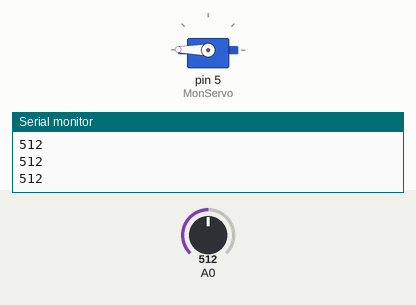
Recording of a sketch running on a simulated Arduino Uno, built with avr-gcc and run on an emulated ATmega328P. Shown: servo, the last lines printed to the serial monitor. Inputs (shaded band) come from the test bench; at power-on: A0 = 512.

Above: at 1.2 s.
1.3 s: A0 set to 483
At 2.5 s:
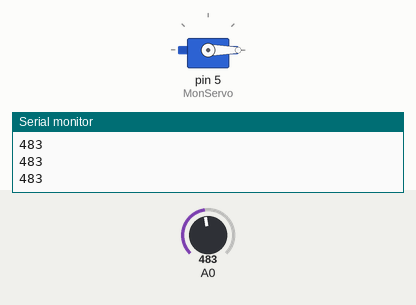
2.8 s: A0 set to 510
At 3.8 s:
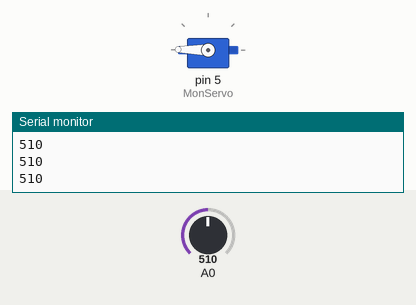
4.3 s: A0 set to 490
At 5.1 s:
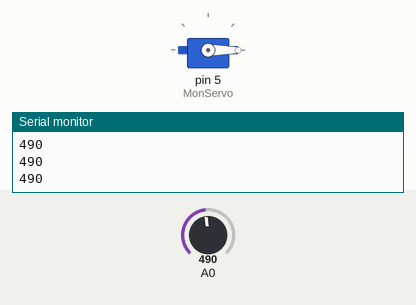
Timing chart, 0 to 7.3 s (numbered marks = the images above; inputs shaded):
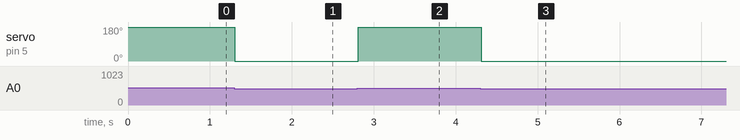

The sketch:

ServoMoteur_apprentissage_code.ino
```cpp
#include <Servo.h> // C'est une bibliothèque qui permet de communiquer avec le servomoteur.

Servo MonServo; // Classe Servo si tu connais la POO.

int ValeurLumiere = 0;


void setup() {
  Serial.begin(9600);

  pinMode(A0, INPUT);

  MonServo.attach(5); // Le servomoteur est attaché à la broche 5.
  MonServo.write(0); // L'angle de départ du servomoteur est de zéro degré.


}

void loop() {

  ValeurLumiere = analogRead(A0);
  Serial.println(ValeurLumiere);

  if(ValeurLumiere > 500){
    MonServo.write(179); // En gros si la valeur lumière est supérieur à 500, le servomoteur tourne à 179 degrés.

  }
  else{
    MonServo.write(0);
  }
  delay(100);

}
```

Measured:
- the behaviour switches between 501 and 500 on A0 (found by bisection; images 0 and 1)
- after the input at 1.3 s, servo on pin 5 (MonServo): 179° → 0° at once
- after the input at 2.8 s, servo on pin 5 (MonServo): 0° → 179° at once
- after the input at 4.3 s, servo on pin 5 (MonServo): 179° → 0° at once
